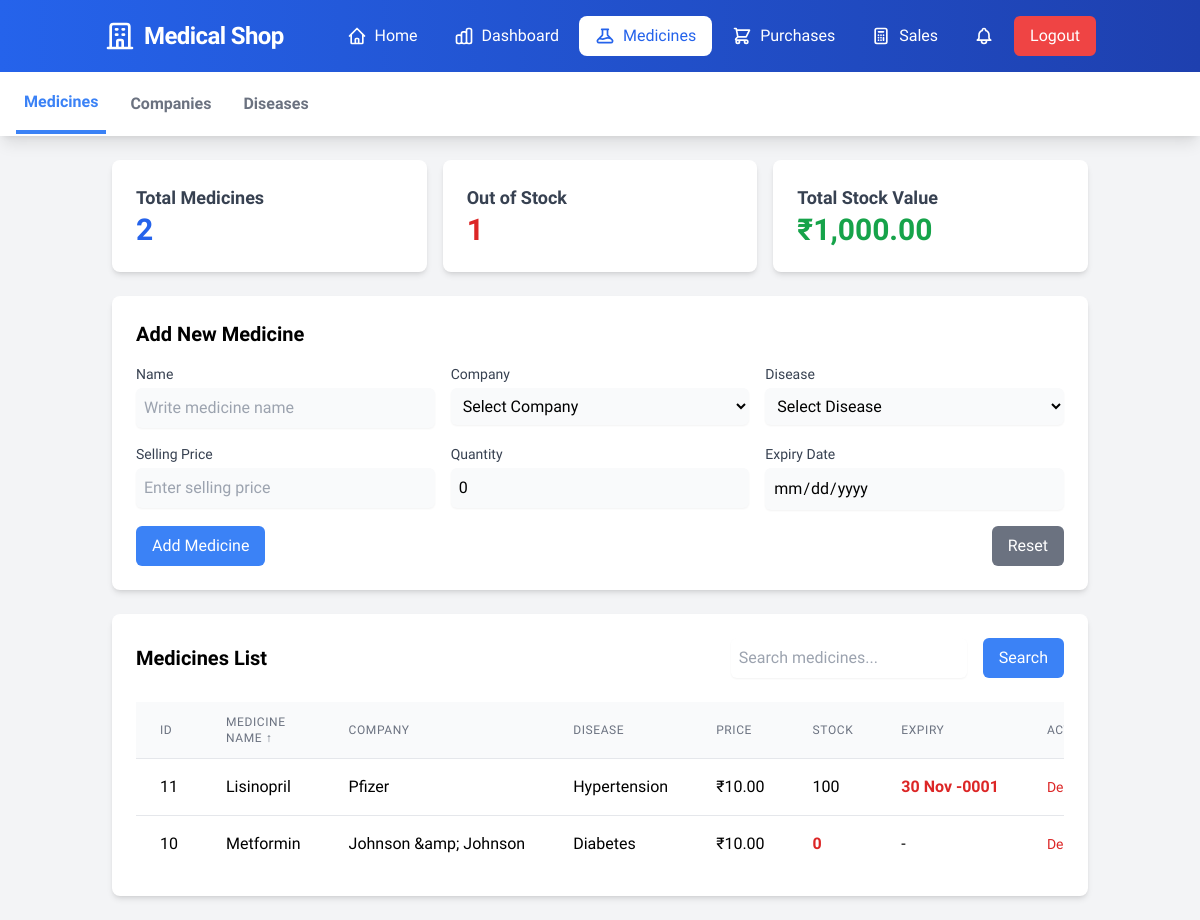
The page /pages/medicines.php (signed in) on the database as committed earlier.
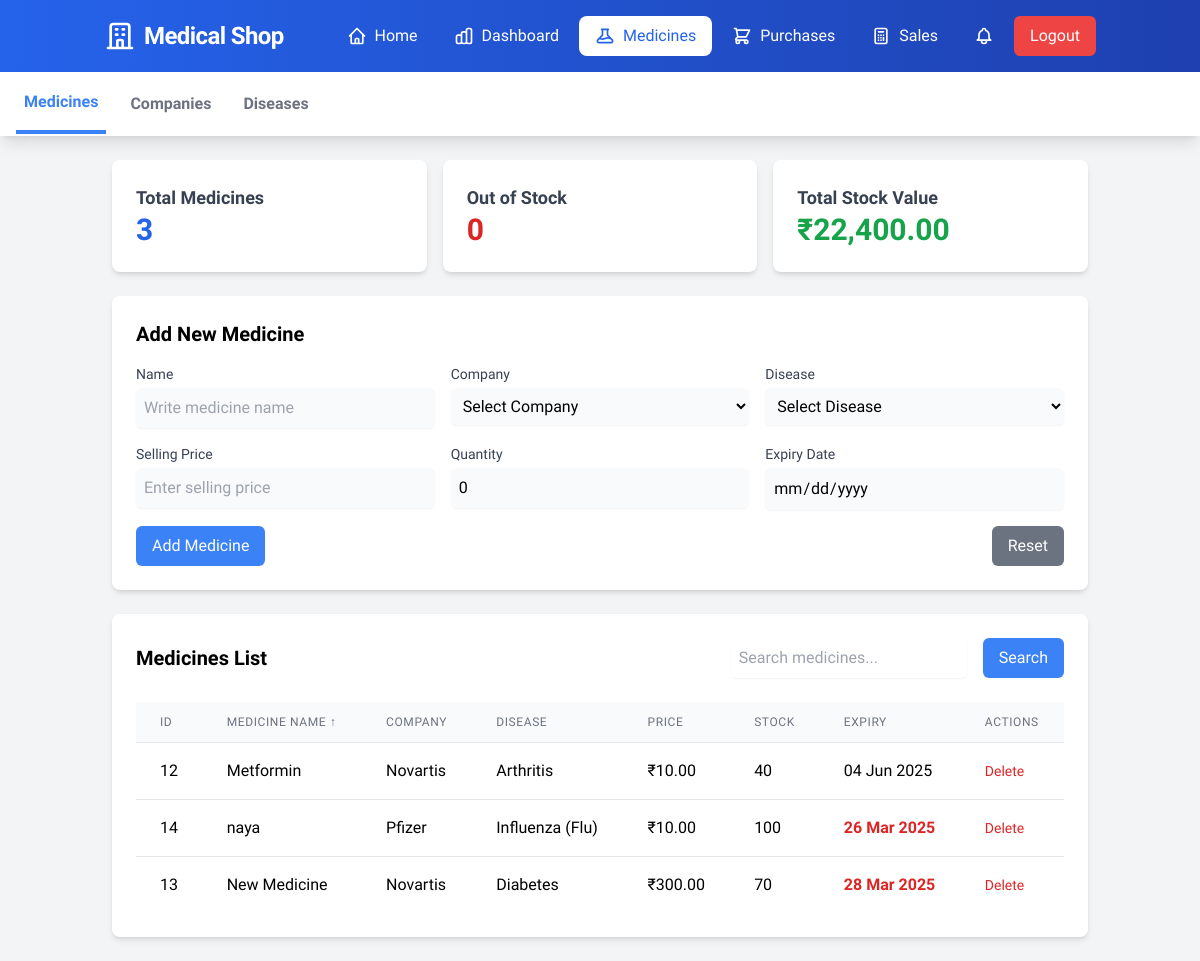
The same page on the database as committed later.
### tables this page shows
CREATE TABLE `medicines` (
  `id` int(11) NOT NULL,
  `name` varchar(255) NOT NULL,
  `use` varchar(255) DEFAULT NULL,
  `selling_price` decimal(10,2) NOT NULL,
  `available_quantity` int(11) NOT NULL DEFAULT 0,
  `expiry_date` date DEFAULT NULL,
  `company_id` int(11) DEFAULT NULL,
  `disease_id` int(11) DEFAULT NULL
);

CREATE TABLE `companies` (
  `id` int(11) NOT NULL,
  `name` varchar(255) NOT NULL,
  `description` text DEFAULT NULL,
  `created_at` timestamp NOT NULL DEFAULT current_timestamp(),
  `updated_at` timestamp NOT NULL DEFAULT current_timestamp() ON UPDATE current_timestamp()
);

CREATE TABLE `diseases` (
  `id` int(11) NOT NULL,
  `name` varchar(255) NOT NULL,
  `description` text DEFAULT NULL,
  `created_at` timestamp NOT NULL DEFAULT current_timestamp(),
  `updated_at` timestamp NOT NULL DEFAULT current_timestamp() ON UPDATE current_timestamp()
);

### classes/Medicine.php (called while the page is built, shortened)
<?php
class Medicine
{
    private $conn;
    private $table_name = 'medicines';
    public function __construct($db)
    {
        $this->conn = $db;
    }
    public function read($search = '', $sort_by = 'name', $sort_order = 'ASC')
    {
        $query = "SELECT m.*, c.name as company_name, d.name as disease_name
                  FROM " . $this->table_name . " m
                  LEFT JOIN companies c ON m.company_id = c.id
                  LEFT JOIN diseases d ON m.disease_id = d.id";
        $query .= " ORDER BY m.{$sort_by} {$sort_order}";
        return $this->conn->query($query);
    }
}

### pages/medicines.php (the view, shortened to what the rows shown need)
<?php
require_once '../classes/Medicine.php';
$database = new Database();
$db = $database->getConnection();
$medicine = new Medicine($db);
$search = isset($_GET['search']) ? $_GET['search'] : '';
$sort_by = isset($_GET['sort_by']) ? $_GET['sort_by'] : 'name';
$sort_order = isset($_GET['sort_order']) ? $_GET['sort_order'] : 'ASC';
$medicines = $medicine->read($search, $sort_by, $sort_order);
?>
<!DOCTYPE html>
<html lang="en">
<head>
    <script src="https://cdn.tailwindcss.com"></script>
    <link href="https://cdn.jsdelivr.net/npm/sweetalert2@11/dist/sweetalert2.min.css" rel="stylesheet">
    <link href="/msms/assets/css/custom.css" rel="stylesheet">
</head>
<body class="bg-gray-100">
    <div class="container mx-auto p-6">
        <div class="bg-white p-6 rounded-lg shadow-md mb-6">
            <h2 class="text-xl font-semibold mb-4" id="formTitle">Add New Medicine</h2>
        </div>
        <div class="bg-white p-6 rounded-lg shadow-md">
            <div class="flex justify-between items-center mb-6">
                <h2 class="text-xl font-semibold">Medicines List</h2>
            </div>
            <div class="overflow-x-auto">
                <table class="min-w-full divide-y divide-gray-200">
                    <thead class="bg-gray-50">
                        <tr>
                            <th class="px-6 py-3 text-left text-xs font-medium text-gray-500 uppercase tracking-wider">ID</th>
                            <th class="px-6 py-3 text-left text-xs font-medium text-gray-500 uppercase tracking-wider">
                                <a href="?sort_by=name&sort_order=<?php echo $sort_by == 'name' && $sort_order == 'ASC' ? 'DESC' : 'ASC'; ?>&search=<?php echo urlencode($search); ?>">
                                    Medicine Name
                                    <?php if ($sort_by == 'name'): ?>
                                        <?php echo $sort_order == 'ASC' ? '↑' : '↓'; ?>
                                    <?php endif; ?>
                                </a>
                            </th>
                            <th class="px-6 py-3 text-left text-xs font-medium text-gray-500 uppercase tracking-wider">Company</th>
                            <th class="px-6 py-3 text-left text-xs font-medium text-gray-500 uppercase tracking-wider">Disease</th>
                            <th class="px-6 py-3 text-left text-xs font-medium text-gray-500 uppercase tracking-wider">Price</th>
                            <th class="px-6 py-3 text-left text-xs font-medium text-gray-500 uppercase tracking-wider">Stock</th>
                            <th class="px-6 py-3 text-left text-xs font-medium text-gray-500 uppercase tracking-wider">Expiry</th>
                            <th class="px-6 py-3 text-left text-xs font-medium text-gray-500 uppercase tracking-wider">Actions</th>
                        </tr>
                    </thead>
                    <tbody class="bg-white divide-y divide-gray-200">
                        <?php while ($row = $medicines->fetch_assoc()): ?>
                            <tr>
                                <td class="px-6 py-4 whitespace-nowrap"><?php echo $row['id']; ?></td>
                                <td class="px-6 py-4 whitespace-nowrap"><?php echo htmlspecialchars($row['name']); ?></td>
                                <td class="px-6 py-4 whitespace-nowrap"><?php echo htmlspecialchars($row['company_name'] ?? 'N/A'); ?></td>
                                <td class="px-6 py-4 whitespace-nowrap"><?php echo htmlspecialchars($row['disease_name'] ?? 'N/A'); ?></td>
                                <td class="px-6 py-4 whitespace-nowrap">₹<?php echo number_format($row['selling_price'], 2); ?></td>
                                <td class="px-6 py-4 whitespace-nowrap">
                                    <span class="<?php echo $row['available_quantity'] <= 10 ? 'text-red-600 font-semibold' : ''; ?>">
                                        <?php echo $row['available_quantity']; ?>
                                    </span>
                                </td>
                                <td class="px-6 py-4 whitespace-nowrap">
                                    <?php if ($row['expiry_date']): ?>
                                        <span class="<?php echo strtotime($row['expiry_date']) <= strtotime('+30 days') ? 'text-red-600 font-semibold' : ''; ?>">
                                            <?php echo date('d M Y', strtotime($row['expiry_date'])); ?>
                                        </span>
                                    <?php else: ?>
                                        -
                                    <?php endif; ?>
                                </td>
                                <td class="px-6 py-4 whitespace-nowrap text-sm font-medium space-x-2">
                                    <button onclick="deleteMedicine(<?php echo $row['id']; ?>, '<?php echo htmlspecialchars($row['name']); ?>')"
                                        class="text-red-600 hover:text-red-900">Delete</button>
                                </td>
                            </tr>
                        <?php endwhile; ?>
                    </tbody>
                </table>
            </div>
        </div>
    </div>
</body>
</html>

Rows that differ between the two databases and show on the page:
removed medicines: id "11", name "Lisinopril", company.name "Pfizer", disease.name "Hypertension", selling_price "10.00", available_quantity "100", expiry_date "30 Nov -0001"
removed medicines: id "10", name "Metformin", company.name "Johnson &amp; Johnson", disease.name "Diabetes", selling_price "10.00", available_quantity "0"
added medicines: id "12", name "Metformin", company.name "Novartis", disease.name "Arthritis", selling_price "10.00", available_quantity "40", expiry_date "04 Jun 2025"
added medicines: id "14", name "naya", company.name "Pfizer", disease.name "Influenza (Flu)", selling_price "10.00", available_quantity "100", expiry_date "26 Mar 2025"
added medicines: id "13", name "New Medicine", company.name "Novartis", disease.name "Diabetes", selling_price "300.00", available_quantity "70", expiry_date "28 Mar 2025"
Other text that changed with them:
$stats['total_medicines']: "2" → "3"
$stats['out_of_stock']: "1" → "0"
$stats['total_stock_value']: "1,000.00" → "22,400.00"
